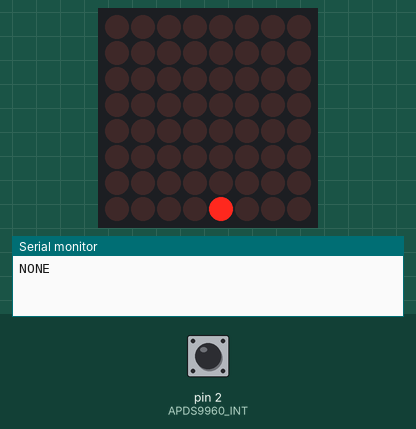
This sketch was run on a simulated Arduino Uno, built with avr-gcc and run on an emulated ATmega328P. Parts: 8×8 LED matrix, the last lines printed to the serial monitor. The inputs (shaded band) are chosen by the test bench; at power-on: pin 2 (APDS9960_INT) HIGH. Random numbers use the default seed unless the sketch sets one.

Above: at 0.1 s.
At 1.2 s:
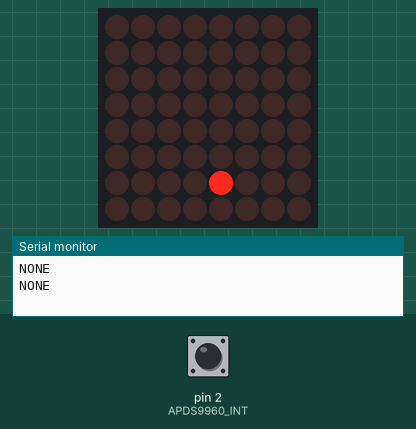
At 2.2 s:
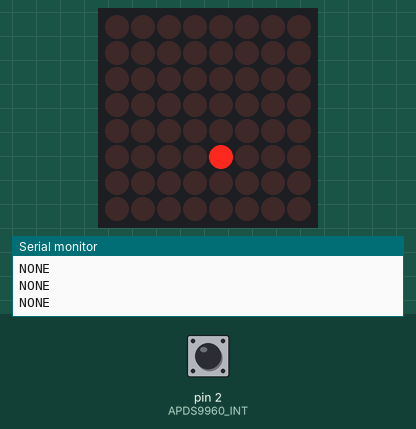
At 3.3 s:
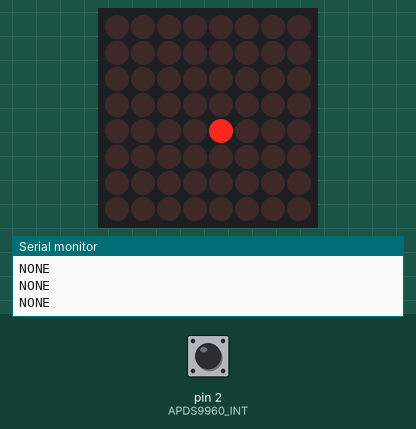
At 5.4 s:
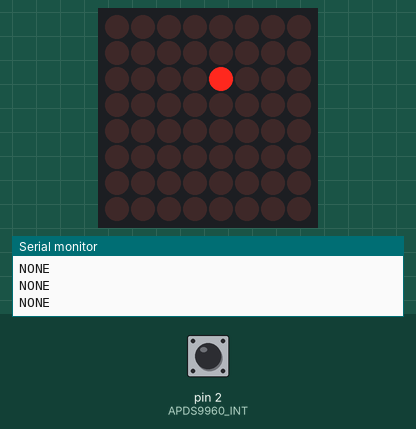
At 7.5 s:
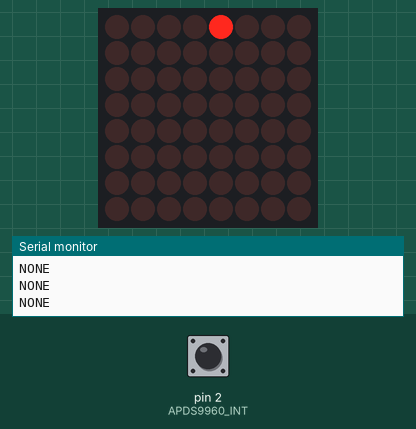

The sketch:

dianzhen_tanchishe_gesture.ino
```cpp
/*
  name:Snake game made with the Gesture Sensor
  version:  1.0
  Author:  Lin <824676271@qq.com>
  Date:    2016-08-18
  Description:  红外手势贪吃蛇
  note: 首先,把 LedControl 和 SparkFun_APDS9960 的库通通丢进libraries里
*/

/*
  接线:
  MAX7219控制的8x8点阵
  Din-D12
  CLK-D11
  CS -D10
  红外手势传感器
  SDA -A4
  SCL -A5
  INT -D2
*/

#include <LedControl.h>
#include <Wire.h>
#include <SparkFun_APDS9960.h>
LedControl lc = LedControl(12, 11, 10, 1);
#define APDS9960_INT    2
SparkFun_APDS9960 apds = SparkFun_APDS9960();
int isr_flag = 0;
String direction;
int snakeX[36];
int snakeY[36];
int speed = 1000; //延迟,数值越大贪吃蛇速度回越慢
int snakeSize;
int foodX;
int foodY;
boolean inGame = false;
void setup() {
  attachInterrupt(0, interruptRoutine, FALLING);
  if ( apds.init() ) {
    Serial.println(F("APDS-9960 initialization complete"));
  } else {
    Serial.println(F("Something went wrong during APDS-9960 init!"));
  }
  if ( apds.enableGestureSensor(true) ) {
    Serial.println(F("Gesture sensor is now running"));
  } else {
    Serial.println(F("Something went wrong during gesture sensor init!"));
  }
  lc.shutdown(0, false);
  lc.setIntensity(0, 2); //亮度(0-15),太亮了会伤眼睛哦
  lc.clearDisplay(0); //清屏
  Serial.begin(9600);
  newGame(); //开始新游戏
}
void loop() {
  if (inGame) { //检查是否已经在游戏中
    lc.clearDisplay(0); //清屏
    switch ( apds.readGesture() ) {
      //
      case DIR_UP:
        Serial.println("UP");
        direction = "right";//为什么?因为我想要把屏幕转90度
        break;
      case DIR_DOWN:
        Serial.println("DOWN");
        direction = "left";
        break;
      case DIR_LEFT:
        Serial.println("LEFT");
        direction = "up";
        break;
      case DIR_RIGHT:
        Serial.println("RIGHT");
        direction = "down";
        break;
      default:
        Serial.println("NONE");
    }
    move(direction); //朝挥手的方向移动蛇
    checkIfHitFood(); //检测是否吃到食物
    checkIfHitSelf(); //检查是否吃到自己
    drawSnake(); //在点阵平上画蛇
    drawFood(); //在点阵平上画食物
    if (digitalRead(APDS9960_INT) == 0) {
      apds.init();
      apds.enableGestureSensor(true);
    }
    isr_flag = 0;
    delay(speed); //稍稍延时
  }
}

int simple(int num) {
  return (num * 9 / 1024);
}

void move(String dir) {
  for (int i = snakeSize - 1; i > 0; i--) {
    snakeX[i] = snakeX[i - 1];
    snakeY[i] = snakeY[i - 1];
  }

  if (dir == "up") {
    if (snakeY[0] == 0) {
      snakeY[0] = 7;
    } else {
      snakeY[0]--;
    }
  } else if (dir == "down") {
    if (snakeY[0] == 7) {
      snakeY[0] = 0;
    } else {
      snakeY[0]++;
    }
  } else if (dir == "left") {
    if (snakeX[0] == 0) {
      snakeX[0] = 7;
    } else {
      snakeX[0]--;
    }
  } else if (dir == "right") {
    if (snakeX[0] == 7) {
      snakeX[0] = 0;
    } else {
      snakeX[0]++;
    }
  }
}

void drawSnake() {
  for (int i = 0; i < snakeSize; i++) {
    lc.setLed(0, snakeY[i], snakeX[i], true);
  }
}

void drawFood() {
  lc.setLed(0, foodY, foodX, true);
  delay(50); //一点小延时让食物区别于蛇身
  lc.setLed(0, foodY, foodX, false);
}

//This method sets a new location of the food randomly.
void newFood() {
  int newFoodX = random(0, 8);
  int newFoodY = random(0, 8);
  while (isSnake(newFoodX, newFoodY)) {
    newFoodX = random(0, 8);
    newFoodY = random(0, 8);
  }
  foodX = newFoodX;
  foodY = newFoodY;
}

void checkIfHitFood() {
  if (snakeX[0] == foodX && snakeY[0] == foodY) {
    snakeSize++;
    newFood();
  }
}

void checkIfHitSelf() {
  for (int i = 1; i < snakeSize - 1; i++) {
    if (snakeX[0] == snakeX[i] && snakeY[0] == snakeY[i]) {
      gameOver(); //Call the gameOver() method.
    }
  }
}

boolean isSnake(int x, int y) {
  for (int i = 0; i < snakeSize - 1; i++) {
    if ((x == snakeX[i]) && (y == snakeY[i])) {
      return true;
    }
  }
  return false;
}


void newGame() {
  for (int i = 0; i < 36; i++) {
    snakeX[i] = -1;
    snakeY[i] = -1;
  }
  snakeX[0] = 4;
  snakeY[0] = 8;
  direction = "up";
  snakeSize = 1;
  newFood();
  inGame = true;
  }

void interruptRoutine() {
  isr_flag = 1;
}

void gameOver() {
  inGame = false;
  for (int x = 0; x < 8; x++) {
    for (int y = 0; y < 8; y++) {
      lc.setLed(0, y, x, true);
      delay(20);
      lc.setLed(0, y, x, false);
    }
  }
  newGame();
}
```

Measured:
- by itself, everything shown: repeats every 8.4 s, in 16 steps
- what the display in image 0 shows lasts 1.0 s, from 0.1 s to 1.1 s
